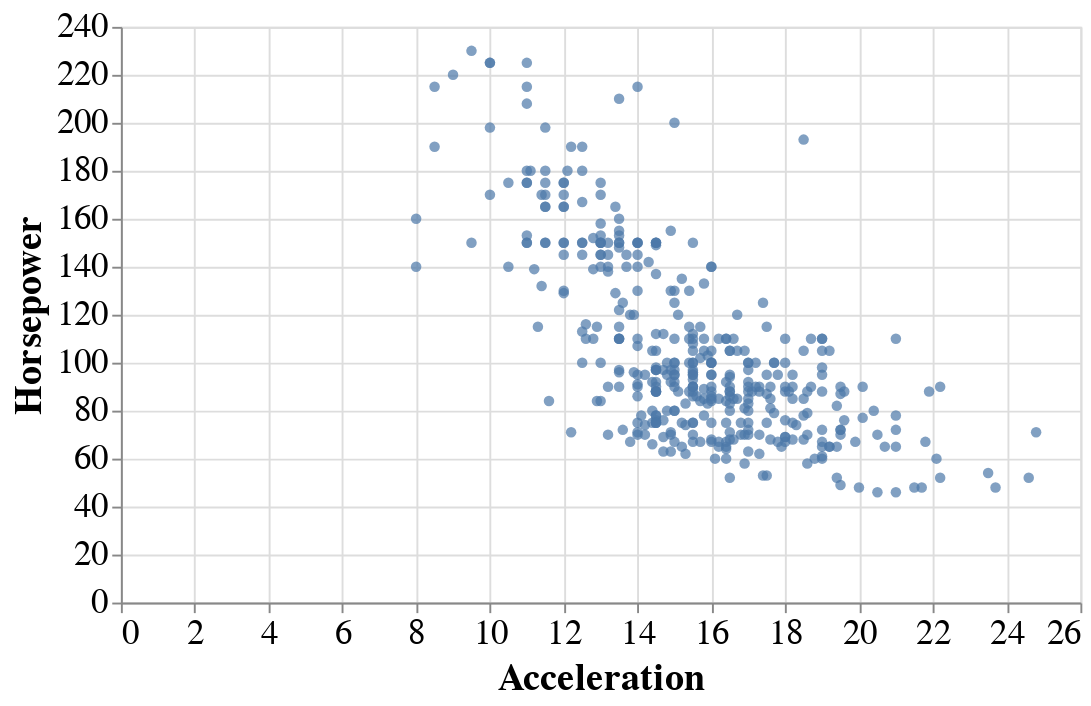

This figure's notebook cell:
### Markdown cell above
I want to use a <font color="green">{}</font> as my geometric shape

I want to encode...
- <font color="green">{}</font> on the X axis
- <font color="green">{}</font> on the Y axis

### Code cell
alt.Chart(cars).mark_circle().encode(
  x='Acceleration',
  y='Horsepower'
)

### Figure 1 — Vega-Lite specification as saved in the notebook (floating-point values rounded to 4 significant figures; data arrays with more than 128 entries replaced by an {"elided": "..."} marker saying what was removed)
{"$schema": "https://vega.github.io/schema/vega-lite/v3.2.1.json", "config": {"axis": {"labelFontSize": 18, "titleFontSize": 20}, "legend": {"labelFontSize": 18, "symbolSize": 100, "titleFontSize": 20}, "scale": {"bandPaddingInner": 0.5, "bandPaddingOuter": 0.5}, "style": {"bar": {"size": 20}, "guide-label": {"fontSize": 20}, "guide-title": {"fontSize": 25}}}, "data": {"name": "data-f02450ab61490a1363517a0190416235"}, "datasets": {"data-f02450ab61490a1363517a0190416235": {"elided": "406 records"}}, "encoding": {"x": {"field": "Acceleration", "type": "quantitative"}, "y": {"field": "Horsepower", "type": "quantitative"}}, "height": 300, "mark": "circle", "width": 500}
